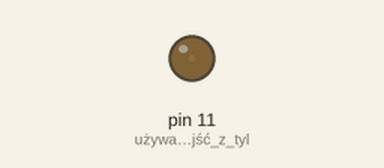
A sketch run on a simulated Arduino Uno, built with avr-gcc and run on an emulated ATmega328P. Parts: output pins drawn as LEDs (lit = HIGH).

Above: at 0.05 s.
At 5.25 s:
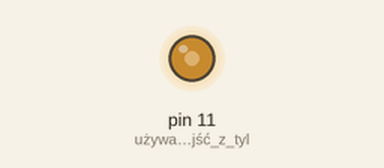
At 8.85 s:
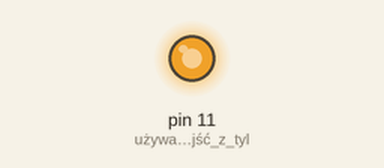
At 17.75 s:
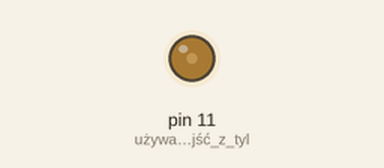
Timing chart, 0 to 26.5 s (numbered marks = the images above):
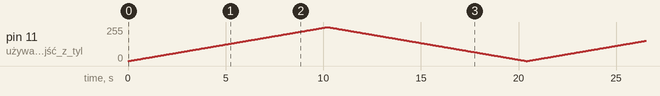

The sketch:

zadanie1.ino
```cpp
// Zadanie 1
// Rozjaśnianie i ściemnianie LEDa jak w lampkach choinkowych

int x = 0;                  // zmienna potrzebna do PWM'a (modulacji szerokości impulsu)

void setup(){
  pinMode(11, OUTPUT);      // używamy tylko wyjść z tyldą (~) ponieważ tylko one mają PWM (pin 3, 5, 6, 9, 10, 11)
}

void loop(){
  for(x; x < 255; x++) {    // w tej pętli rozjaśniamy LEDa (maksymalna wartość to 255)
  analogWrite (11,x);       // wartość zmiennej jest wartością wypełnienia
  delay (40);               // opóźniamy proces aby coś widzieć
   }
   if(x == 255){            // jeżeli mamy maksymalną wartość to przyciemniamy
     for(x; x > 0; x--){
      analogWrite (11,x);
      delay (40);
     }
   }

}
```
